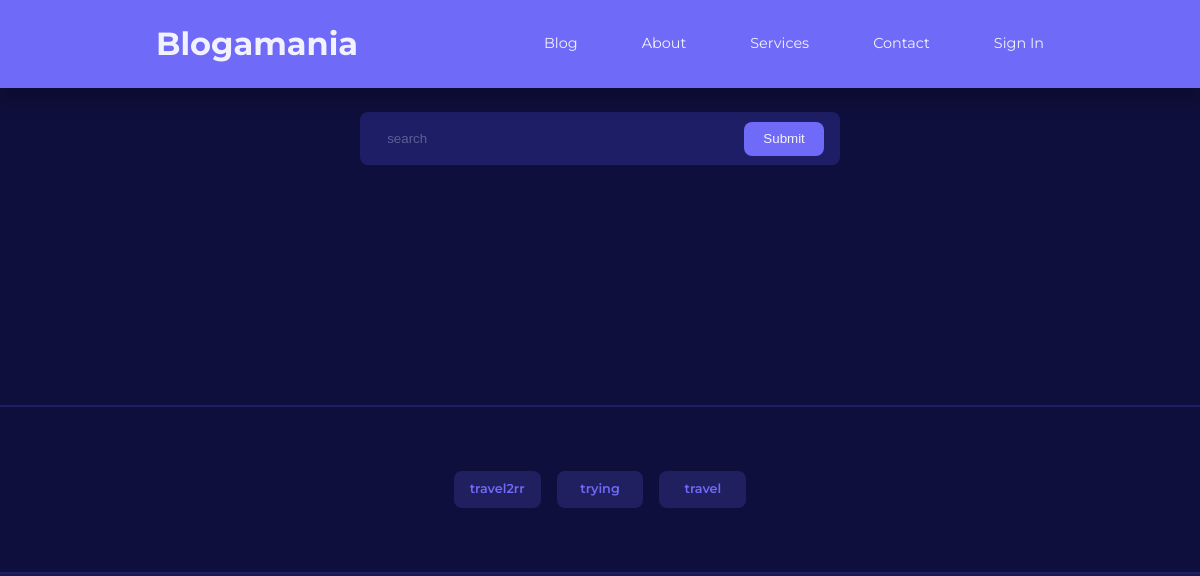
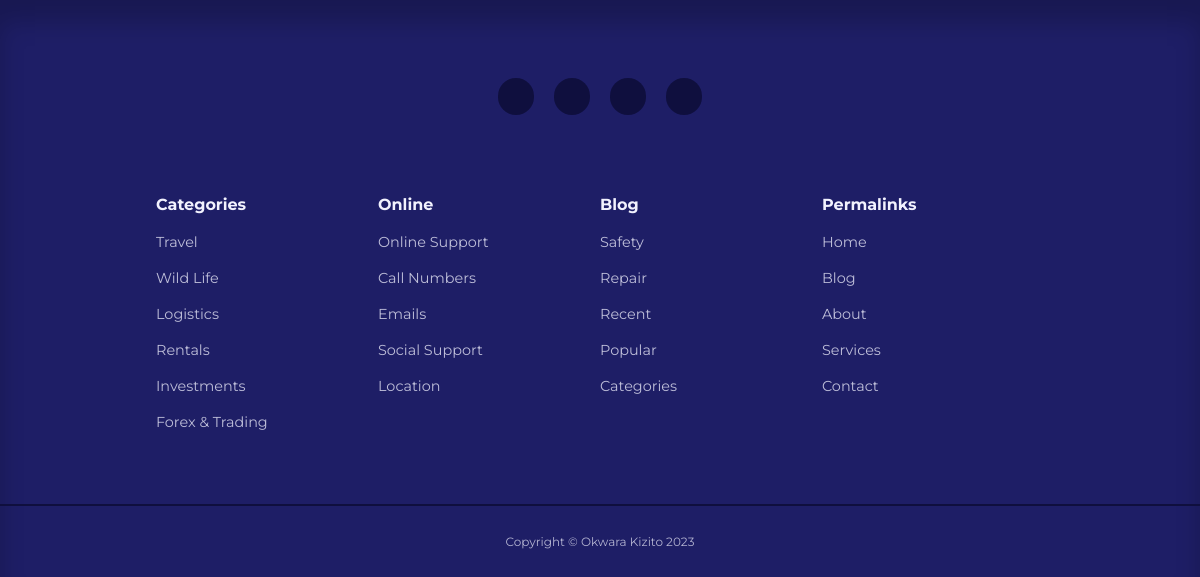
The page /blog.php on the database as committed earlier (2 pictures, top to bottom).
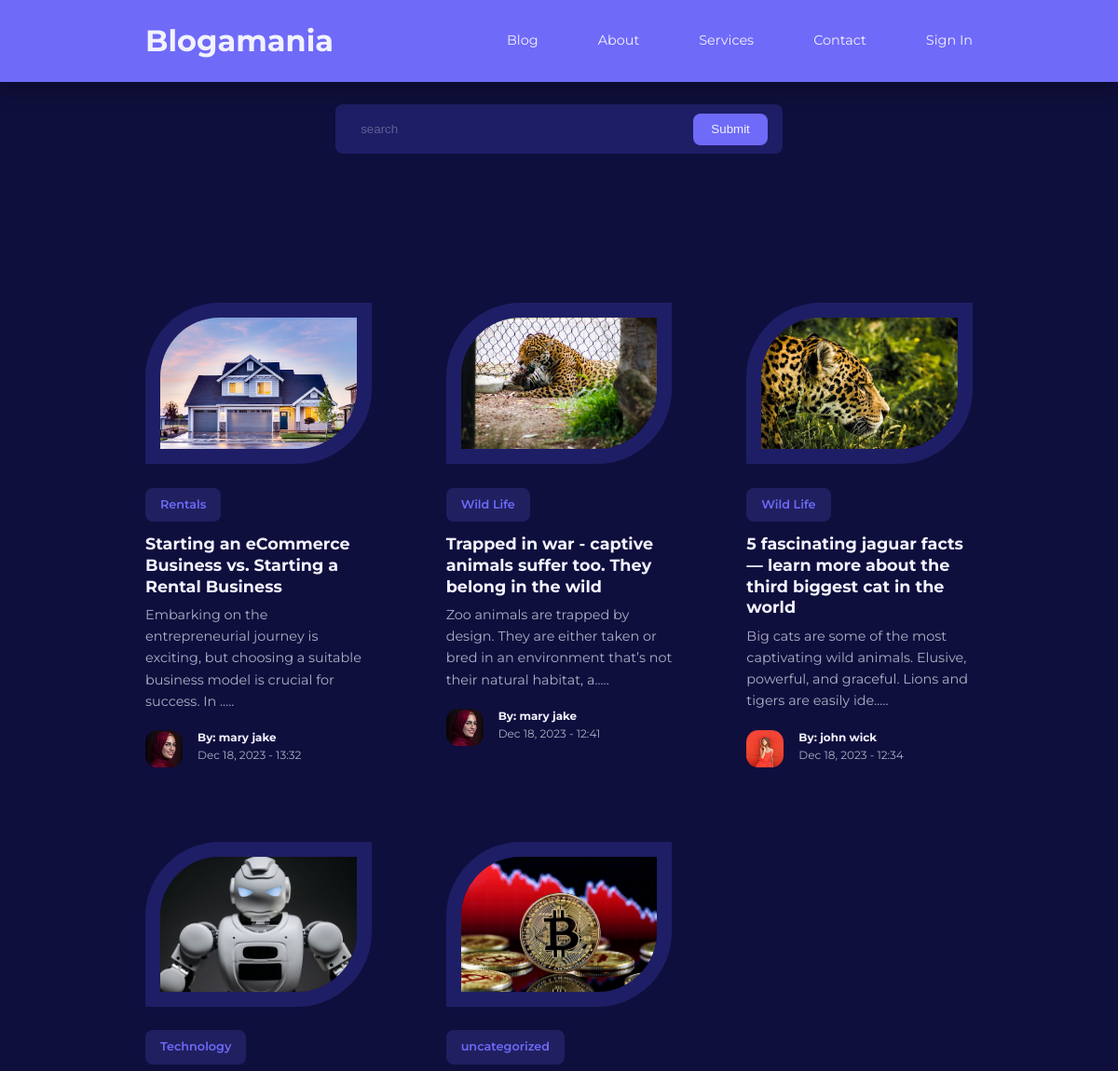
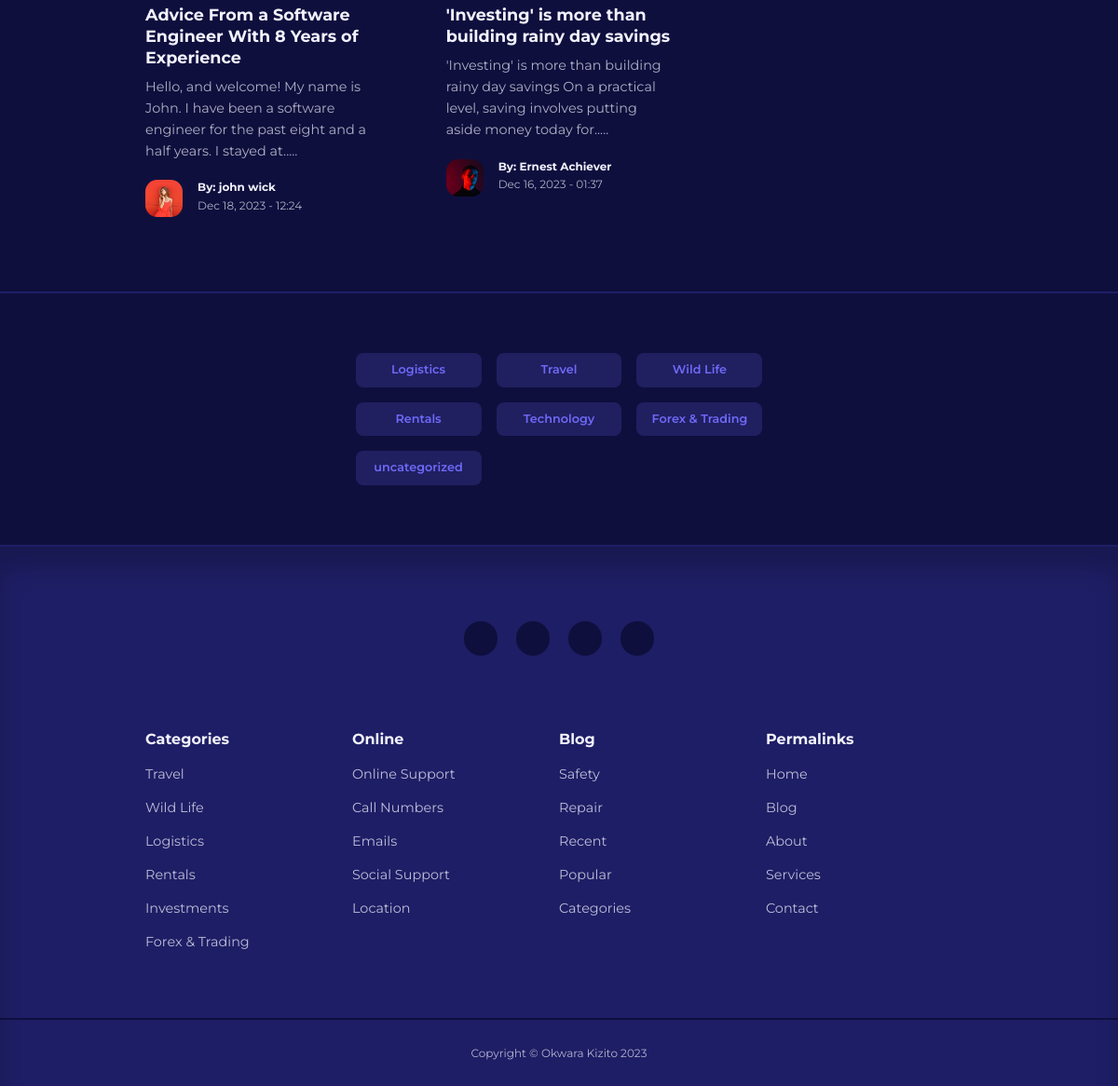
The same page on the database as committed later (2 pictures, top to bottom).
### tables this page shows
CREATE TABLE IF NOT EXISTS `categories` (
  `id` int NOT NULL AUTO_INCREMENT,
  `title` varchar(50) NOT NULL,
  `description` text NOT NULL,
  `token` text NOT NULL,
  PRIMARY KEY (`id`)
);

CREATE TABLE IF NOT EXISTS `posts` (
  `id` int UNSIGNED NOT NULL AUTO_INCREMENT,
  `title` varchar(255) NOT NULL,
  `body` text NOT NULL,
  `thumbnail` varchar(255) NOT NULL,
  `date_time` timestamp NOT NULL DEFAULT CURRENT_TIMESTAMP,
  `category_id` int UNSIGNED DEFAULT NULL,
  `author_id` int UNSIGNED NOT NULL,
  `is_featured` tinyint(1) NOT NULL,
  PRIMARY KEY (`id`),
  KEY `FK_blogamania_category` (`category_id`),
  KEY `FK_blogamania_author` (`author_id`)
);

CREATE TABLE IF NOT EXISTS `users` (
  `id` int NOT NULL AUTO_INCREMENT,
  `firstname` varchar(50) NOT NULL,
  `lastname` varchar(50) NOT NULL,
  `username` varchar(50) NOT NULL,
  `email` varchar(30) NOT NULL,
  `pass_word` text NOT NULL,
  `avatar` varchar(50) NOT NULL,
  `is_admin` tinyint(1) NOT NULL,
  `token` text NOT NULL,
  PRIMARY KEY (`id`)
);

### blog.php (the view, shortened to what this page needs)
<?php include("partials/header.php");
$query_post = "SELECT * FROM posts ORDER BY date_time DESC";
$result_post = mysqli_query($conn,$query_post);
?>
    <section class="search__bar">
      <form action="<?= ROOT_URL ?>search.php" method="get" class="container search__bar-container">
        <div>
          <input type="search" name="search" id="" placeholder="search" />
        </div>
        <button type="submit" name="submit" class="btn">Submit</button>
      </form>
    </section>
    <section class="posts <?= $featured ? '' : 'section__extra-margin'?>">
      <div class="container posts__container">
        <?php while($row_post = mysqli_fetch_assoc($result_post)) : ?>
        <article class="post">
          <div class="post__thumbnail">
            <img src="images/<?= $row_post['thumbnail'] ?>" alt="" />
          </div>
          <div class="post__info">
          <?php
        $category_id = $row_post['category_id'];
        $query_cat = "SELECT * FROM categories WHERE id = $category_id";
        $result_cat = mysqli_query($conn,$query_cat);
        $row = mysqli_fetch_assoc($result_cat);
        ?>
            <a href="<?= ROOT_URL?>category-post.php?id=<?= base64_encode($row_post['category_id'])?>" class="category__button"><?= $row['title']?></a>
            <h3 class="post__title">
              <a href="<?= ROOT_URL?>post.php?id=<?= base64_encode($row_post['id'])?>"
                ><?= $row_post['title']?></a
              >
            </h3>
            <p class="post__body">
              <?= substr($row_post['body'], 0 ,120)?>.....
            </p>
            <div class="post__author">
            <?php
              $author_id = $row_post['author_id'];
              $query_author = "SELECT * FROM users WHERE id = $author_id";
              $result_author = mysqli_query($conn,$query_author);
              $row_author = mysqli_fetch_assoc($result_author);
            ?>
              <div class="post__author-avatar">
                <img src="images/<?= $row_author['avatar']?>" alt="" />
              </div>
              <div class="post__author-info">
                <h5>By: <?= "{$row_author['firstname']} {$row_author['lastname']}"?></h5>
                <small><?= date("M d, Y - H:i", strtotime($row_post['date_time']))?></small>
              </div>
            </div>
          </div>
        </article>
      <?php endwhile ?>
      </div>
    </section>
    <section class="category__buttons">
      <div class="container category__buttons-container">
      <?php
          $all_categories = "SELECT * FROM categories";
          $result_categories = mysqli_query($conn,$all_categories);
        ?>
        <?php while( $category_row = mysqli_fetch_assoc($result_categories)) : ?>
        <a href="<?= ROOT_URL?>category-post.php?id=<?= base64_encode($category_row['id'])?>" class="category__button"><?= $category_row['title']?></a>
        <?php endwhile ?>
      </div>
    </section>
    <?php include("partials/footer.php"); ?>
  </body>
</html>

### partials/header.php (shortened to what this page needs)
<!DOCTYPE html>
<html lang="en">
  <head>
    <link rel="stylesheet" href="css/style.css" />
    <link
      rel="stylesheet"
      href="https://unicons.iconscout.com/release/v4.0.8/css/line.css"
    />
  </head>
  <body>
    <nav>
      <div class="container nav__container">
        <a href="<?= ROOT_URL?>" class="nav__logo">Blogamania</a>
        <ul class="nav__items">
          <li><a href="<?= ROOT_URL?>blog.php">Blog</a></li>
          <li><a href="<?= ROOT_URL?>about.php">About</a></li>
          <li><a href="<?= ROOT_URL?>services.php">Services</a></li>
          <li><a href="<?= ROOT_URL?>contact.php">Contact</a></li>
          <?php if(isset($_SESSION['user-id'])) : ?>
<li class="nav__profile">
<div class="avatar">
  <img src="<?= ROOT_URL . 'images/' . $row['avatar'] ?>" alt="" />
</div>
<ul>
  <li><a href="<?= ROOT_URL?>/admin/index.php">Dashboard</a></li>
  <li><a href="<?= ROOT_URL?>logout.php">LogOut</a></li>
</ul>
</li>
<?php else : ?>
<li><a href="<?= ROOT_URL?>sign-in.php">Sign In</a></li>
<?php endif ?>
        </ul>
      </div>
    </nav>

### partials/footer.php (shortened to what this page needs)
<footer>
  <div class="footer__socials">
    <a href="https://youtube.com/egatortutorials" target="_blank"
      ></a>
    <a href="https://facebook.com/okwarachigozirim" target="_blank"
      ></a>
    <a href="https://twiter.com/only__1kizzy" target="_blank"
      ></a>
    <a href="https://linkedin.com/okwarachigozirim" target="_blank"
      ></a>
  </div>
  <div class="container footer__container">
    <article>
      <h4>Categories</h4>
      <ul>
        <li><a href="">Travel</a></li>
        <li><a href="">Wild Life</a></li>
        <li><a href="">Logistics</a></li>
        <li><a href="">Rentals</a></li>
        <li><a href="">Investments</a></li>
        <li><a href="">Forex & Trading</a></li>
      </ul>
    </article>
    <article>
      <h4>Online</h4>
      <ul>
        <li><a href="">Online Support</a></li>
        <li><a href="">Call Numbers</a></li>
        <li><a href="">Emails</a></li>
        <li><a href="">Social Support</a></li>
        <li><a href="">Location</a></li>
      </ul>
    </article>
    <article>
      <h4>Blog</h4>
      <ul>
        <li><a href="">Safety</a></li>
        <li><a href="">Repair</a></li>
        <li><a href="">Recent</a></li>
        <li><a href="">Popular</a></li>
        <li><a href="">Categories</a></li>
      </ul>
    </article>
    <article>
      <h4>Permalinks</h4>
      <ul>
        <li><a href="">Home</a></li>
        <li><a href="">Blog</a></li>
        <li><a href="">About</a></li>
        <li><a href="">Services</a></li>
        <li><a href="">Contact</a></li>
      </ul>
    </article>
  </div>
  <div class="footer__copyright">
    <small>Copyright &copy; Okwara Kizito 2023</small>
  </div>
</footer>

Rows that differ between the two databases and show on the page:
removed categories: title "travel2rr"
removed categories: title "trying"
removed categories: title "travel"
added posts: thumbnail (picture), category.title "Rentals", title "Starting an eCommerce Business vs. Starting a Rental Business", body "Embarking on the entrepreneurial journey is exciting, but choosing a suitable business model is crucial for success. In", author.avatar (picture), author.firstname "mary", author.lastname "jake", date_time "Dec 18, 2023 - 13:32"
added posts: thumbnail (picture), category.title "Wild Life", title "Trapped in war - captive animals suffer too. They belong in the wild", body "Zoo animals are trapped by design. They are either taken or bred in an environment that’s not their natural habitat, a", author.avatar (picture), author.firstname "mary", author.lastname "jake", date_time "Dec 18, 2023 - 12:41"
added posts: thumbnail (picture), category.title "Wild Life", title "5 fascinating jaguar facts — learn more about the third biggest cat in the world", body "Big cats are some of the most captivating wild animals. Elusive, powerful, and graceful. Lions and tigers are easily ide", author.avatar (picture), author.firstname "john", author.lastname "wick", date_time "Dec 18, 2023 - 12:34"
added posts: thumbnail (picture), category.title "Technology", title "Advice From a Software Engineer With 8 Years of Experience", body "Hello, and welcome! My name is John. I have been a software engineer for the past eight and a half years. I stayed at", author.avatar (picture), author.firstname "john", author.lastname "wick", date_time "Dec 18, 2023 - 12:24"
added posts: thumbnail (picture), category.title "uncategorized", title "'Investing' is more than building rainy day savings", body "'Investing' is more than building rainy day savings On a practical level, saving involves putting aside money today for", author.avatar (picture), author.firstname "Ernest", author.lastname "Achiever", date_time "Dec 16, 2023 - 01:37"
added categories: title "Logistics"
added categories: title "Travel"
added categories: title "Wild Life"
added categories: title "Rentals"
added categories: title "Technology"
added categories: title "Forex & Trading"
added categories: title "uncategorized"
